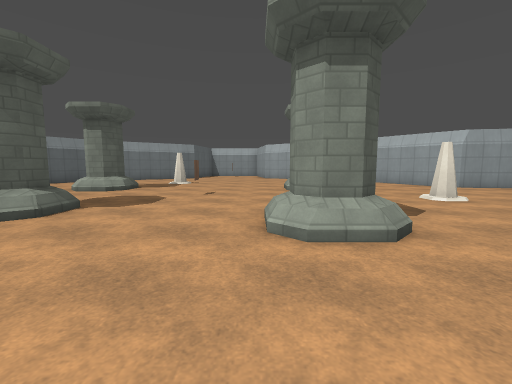
View 1 (above)

14 first-person views from a walk through a 3-D level made in the Godot game engine. The camera is 1.5 m above the floor, tilts 6° down and sees 90° across. The floor is counted in squares, 2 m on a side. Each view is taken from the middle of a square. On the plan, view 1 faces up. The plan holds only what a view shows up to about 9 squares ahead; the rest is blank. Surface patterns are stand-ins for the level's own textures.

View 2
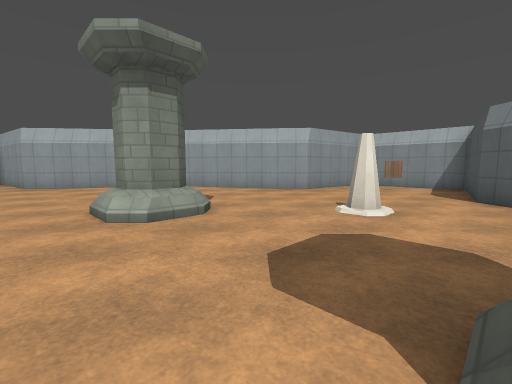

View 3
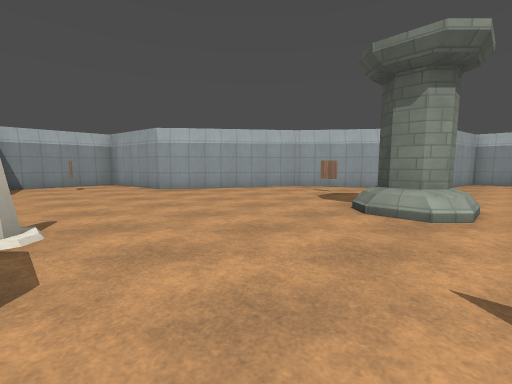

View 4
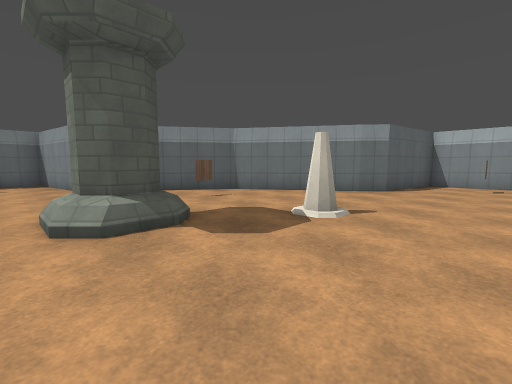

View 5
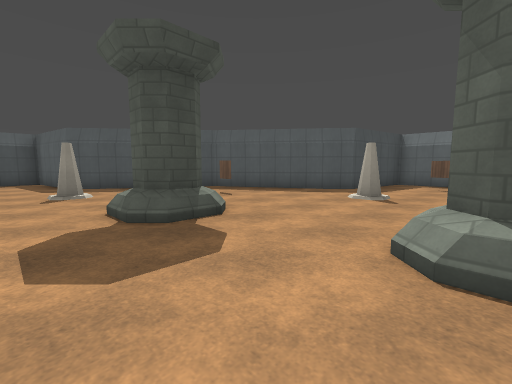

View 6
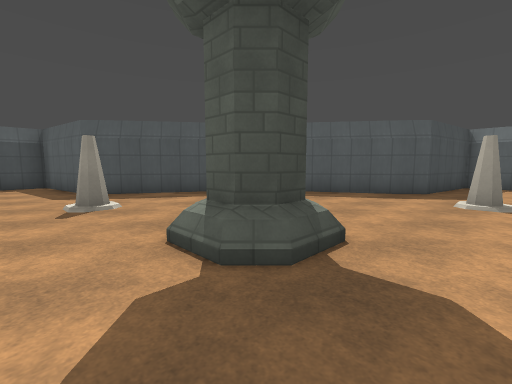

View 7
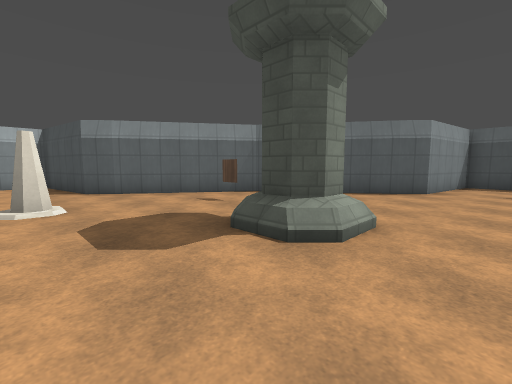

View 8
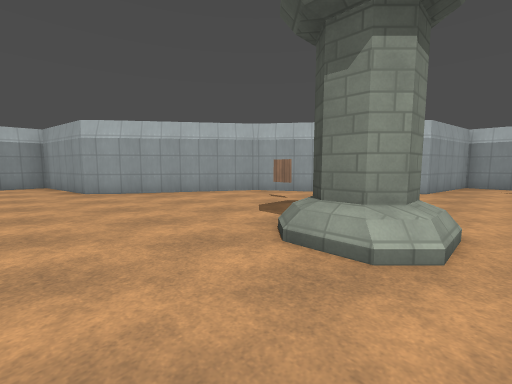

View 9
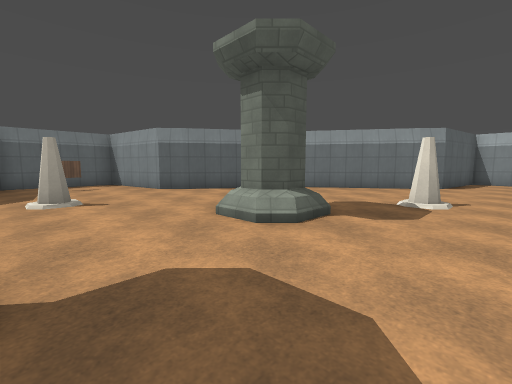

View 10
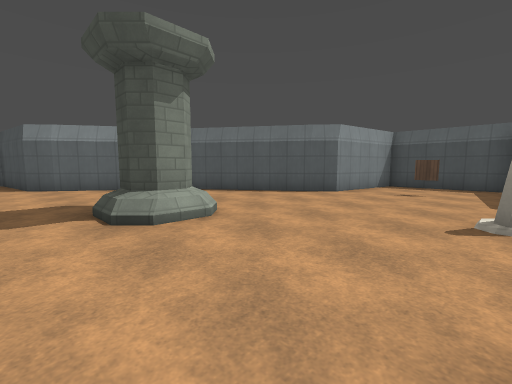

View 11
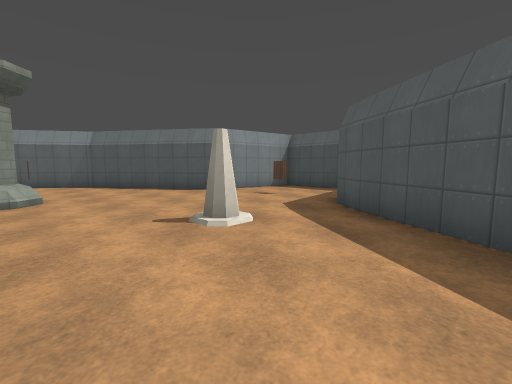

View 12
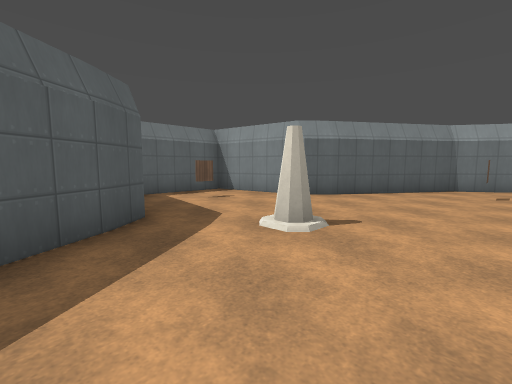

View 13
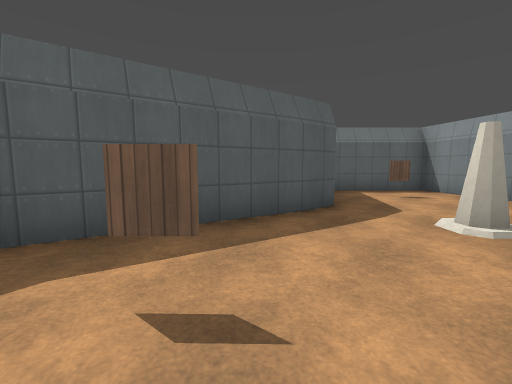

View 14
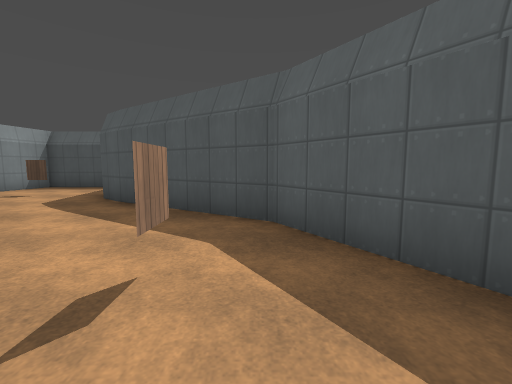

### Floor plan
Points are (right, up) in squares from view 1. A wall is a line through its corners. A room is listed if a view was taken in it or the views show most of it. See-through windows are left out.
Room 1 (views 1, 2, 3, 4, 5, 6, 7, 8, 9, 10, 11, 12, 13, 14)
walls: (-9.3, 9.1) (-9.8, 8.5) (-12.7, 8.1) (-12.7, 4.9) (-9.8, 4.5) (-9.3, 3.9) (-7.2, 0.8) (-4.1, -1.3) (-3.5, -1.8) (-3.1, -4.7) (0.1, -4.7) (0.5, -1.8) (1.1, -1.3); (-4, 14.4) (-7.2, 12.2) (-9.3, 9); (1, -1.3) (4.2, 0.8) (6.4, 4); (6.3, 3.9) (6.8, 4.5) (9.7, 4.9) (9.7, 8.1) (6.8, 8.5) (6.3, 9.1) (4.2, 12.2) (1.1, 14.3) (0.5, 14.8) (0.1, 17.7) (-3.1, 17.7) (-3.5, 14.8) (-4.1, 14.3)
objects: cone (-8, 6); pillar (-5, 8) to (-4, 9); pillar (-4, 4); cone (-3, 1); cone (-3, 11); pillar (1, 3) to (1, 4); pillar (1, 8) to (2, 9); cone (4, 6)

Where each view was taken, in squares from view 1:
view 1: 0 up, 0 right, facing up
view 2: 4 up, 0 right, facing up-right
view 3: 7 up, 3 left, facing up-right
view 4: 7 up, 1 left, facing up-left
view 5: 8 up, 2 left, facing down-left
view 6: 6 up, 2 left, facing down-left
view 7: 6 up, 1 left, facing down-right
view 8: 7 up, 1 left, facing up-right
view 9: 5 up, 2 left, facing up-left
view 10: 5 up, 3 left, facing down-right
view 11: 3 up, 6 left, facing down-right
view 12: 3 up, 6 left, facing up-left
view 13: 3 up, 5 left, facing left
view 14: 4 up, 7 left, facing down
